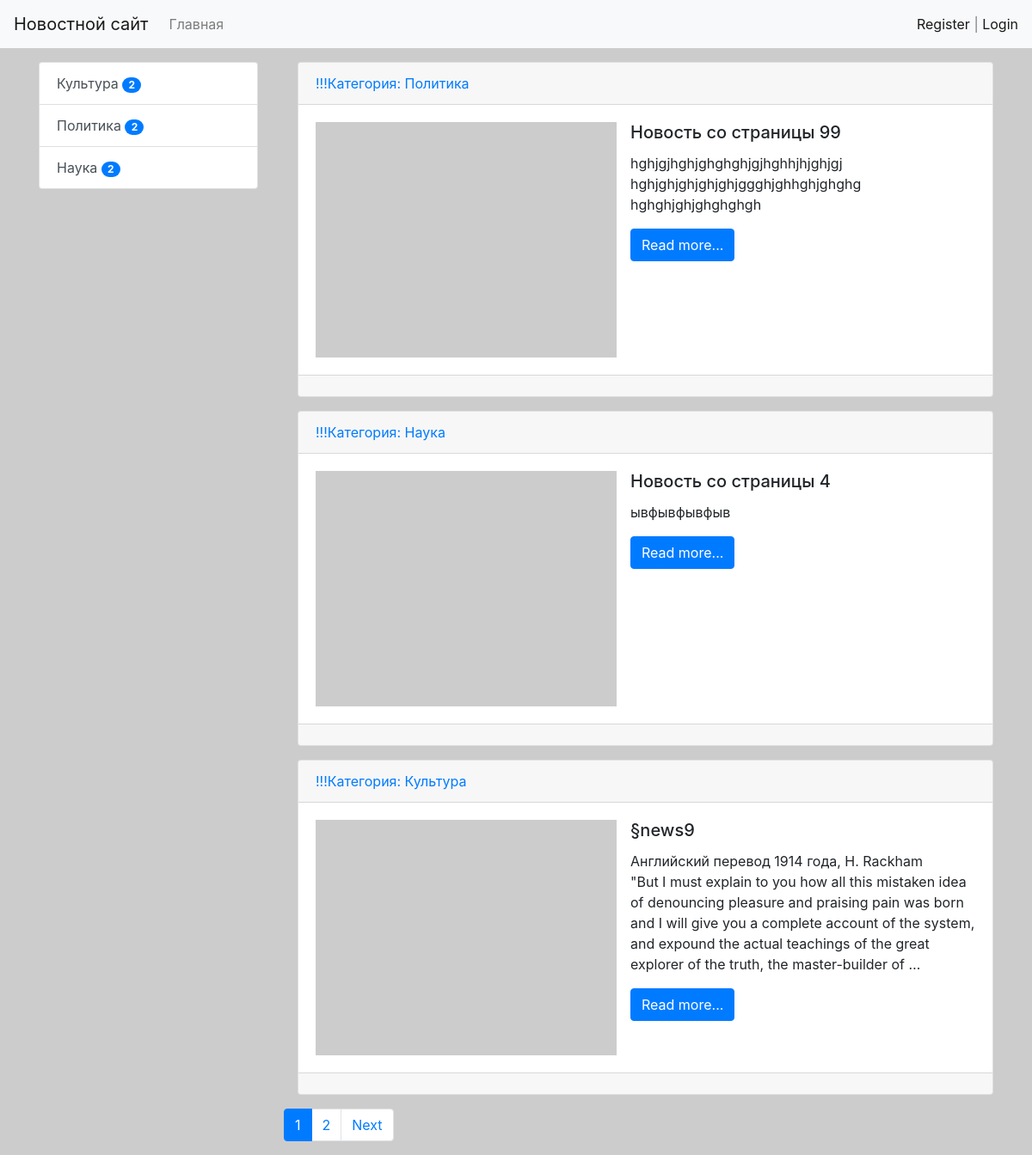
The app's page /, older data.
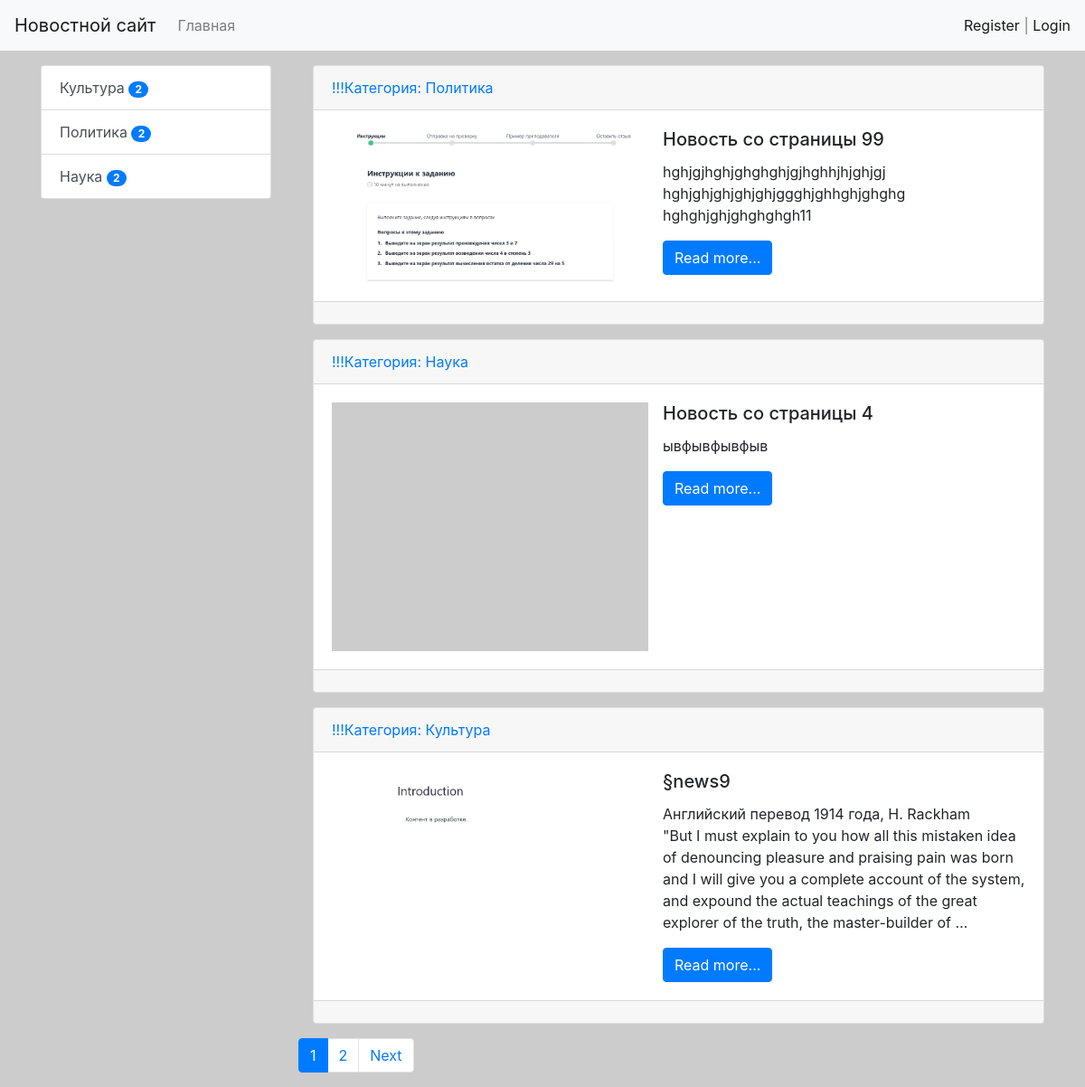
The same page, newer data.
### news/models.py (models this page shows, shortened)
class Category(models.Model):
    title = models.CharField(max_length=150, db_index=True, verbose_name='Наименование категории')
    def get_absolute_url(self):
        return reverse('category', kwargs={'category_id': self.pk})
    def __str__(self):
        return self.title
    class Meta:
        verbose_name = 'Категория'
        verbose_name_plural = 'Категории'
        ordering = ['title']

class News(models.Model):
    title = models.CharField(max_length=150, verbose_name='Название новости')
    content = models.TextField(blank=True, verbose_name='Контент')
    created_at = models.DateTimeField(auto_now_add=True, verbose_name='Дата публикации')
    updated_at = models.DateTimeField(auto_now=True, verbose_name='Обновлено')
    photo = models.ImageField(upload_to='photos/%Y/%m/%d/', verbose_name='Фото', blank=True)
    is_published = models.BooleanField(default=True, verbose_name='Опубликовано')
    category = models.ForeignKey('Category', on_delete=models.PROTECT, verbose_name='Опубликовано', related_name='get_news')
    views = models.IntegerField(default=0)
    def get_absolute_url(self):
        return reverse('view_news', kwargs={'pk': self.pk})
    class Meta:
        verbose_name = 'Новость'
        verbose_name_plural = 'Новости'
        ordering = ['-created_at']

### news/views.py (the view)
# urls.py: path('', HomeNews.as_view(), name='home'),
class HomeNews(MyMixin, ListView):
    model = News
    template_name = 'news/home_news_list.html'
    context_object_name = 'news'
    paginate_by = 3
    def get_context_data(self, *, object_list=None, **kwargs):
        context = super().get_context_data(**kwargs)
        context['title'] = self.get_upper('Главная страница')
        return context
    def get_queryset(self):
        return News.objects.filter(is_published=True).select_related('category')

### news/templatetags/news_tags.py (called while the page is built)
@register.inclusion_tag('news/list_categories.html')
def show_categories():
    categories = Category.objects.annotate(cnt=Count('get_news', filter=F('get_news__is_published'))).filter(cnt__gt=0)
    return {'categories': categories}

### news/utils.py (called while the page is built)
    def get_upper(self, s):
        if isinstance(s, str):
            return s.upper()
        else:
            return s.title.upper()

### news/templates/news/home_news_list.html (shortened to what this page needs)
{% extends 'base.html' %}
{% block sidebar %}
{% include 'inc/_sidebar.html' %}
{% endblock %}
{% block content %}
    {% for item in news %}
    <div class="card mb-3 ml-3">
        <div class="card-header">
            <a href="{{ item.category.get_absolute_url }}">!!!Категория: {{ item.category }}</a>
        </div>
        <div class="card-body">
            <div class="media">
                {% if item.photo %}
                <img src="{{ item.photo.url }}" alt="" width="350" class="mr-3">
                {% else %}
                <img src="https://picsum.photos/id/1/300/235" alt="" width="350" class="mr-3">
                {% endif %}
                <div class="media-body">
                    <h5 class="card-title">{{ item.title }}</h5>
                    <p class="card-text">{{ item.content|linebreaksbr|truncatewords:50 }}</p>
                    <a href="{{ item.get_absolute_url }}" class="btn btn-primary">Read more...</a>
                </div>
            </div>
        </div>
        <div class="card-footer text-muted">
        </div>
    </div>
    {% endfor %}
{% endblock %}

### templates/base.html (shortened to what this page needs)
<!doctype html>
{% load static %}
<html lang="en">
<head>
    <link rel="stylesheet" href="{% static 'bootstrap/css/bootstrap.min.css' %}">
    <link rel="stylesheet" href="{% static 'css/style.css' %}">
</head>
<body>
{% include 'inc/_nav.html' %}
<div class="container mt-3">
    <div class="row">
        <div class="col-md-3">
            {% block sidebar %} SIDEBAR {% endblock %}
        </div>
        <div class="col-md-9">
            {% block content %} CONTENT {% endblock %}
                {% if page_obj.has_other_pages %}
                <nav aria-label="...">
                    <ul class="pagination">
                        {% for p in page_obj.paginator.page_range %}
                            {%  if page_obj.number == p %}
                                <li class="page-item active" aria-current="page">
                                    <a class="page-link" href="?page={{ p }}">{{ p }}<span class="sr-only">(current)</span>
                                    </a>
                                </li>
                                {% elif p > page_obj.number|add:-3 and  p < page_obj.number|add:3 %}
                                <li class="page-item">
                                    <a class="page-link" href="?page={{ p }}">{{ p }}</a>
                                </li>
                            {% endif %}
                        {% endfor %}
                        {% if page_obj.has_next %}
                        <li class="page-item">
                            <a class="page-link" href="?page={{ page_obj.next_page_number }}"  >Next</a>
                        </li>
                        {% endif %}
                    </ul>
                </nav>
                {% endif %}
        </div>
    </div>
</div>
</body>
</html>

### templates/inc/_nav.html (shortened to what this page needs)
<nav class="navbar navbar-expand-lg navbar-light bg-light">
    <a class="navbar-brand" href="{% url 'home' %}">Новостной сайт</a>
    <div class="collapse navbar-collapse" id="navbarSupportedContent">
        <ul class="navbar-nav mr-auto">
            <li class="nav-item">
                <a class="nav-link" href="{% url 'home' %}">Главная</a>
            </li>
        </ul>
            <span class="navbar-text">
                {% if request.user.is_authenticated %}
                    Добро пожаловать | {{ user.username }} <a href="{% url 'logout' %}">Logout</a>
                {% else %}
                    <a href="{% url 'register' %}">Register</a> | <a href="{% url 'login' %}">Login</a>
                {% endif %}
            </span>
    </div>
</nav>

### templates/inc/_sidebar.html (shortened to what this page needs)
{% load news_tags%}
{% show_categories  %}

### news/templates/news/list_categories.html
<div class="list-group">
        {% for item in categories%}
        <a href="{{ item.get_absolute_url}}" class="list-group-item list-group-item-action">{{  item.title }}
        <span class="badge badge-primary badge-pill"> {{item.cnt}}</span>
        </a>
        {% endfor %}
</div>

### news/static/css/style.css (style rules this page uses)
body { background-color: #ccc; }

Row changes from the older to the newer data that the page shows:
changed News "Новость со страницы 99": photo: picture added; content "hghjgjhghjghghghjgjhghhjhjghjgj hghjghjghjghjghjggghjghhghjghghg hghghjghjghghghgh" → "hghjgjhghjghghghjgjhghhjhjghjgj hghjghjghjghjghjggghjghhghjghghg hghghjghjghghghgh11"
changed News "§news9": photo: picture added
